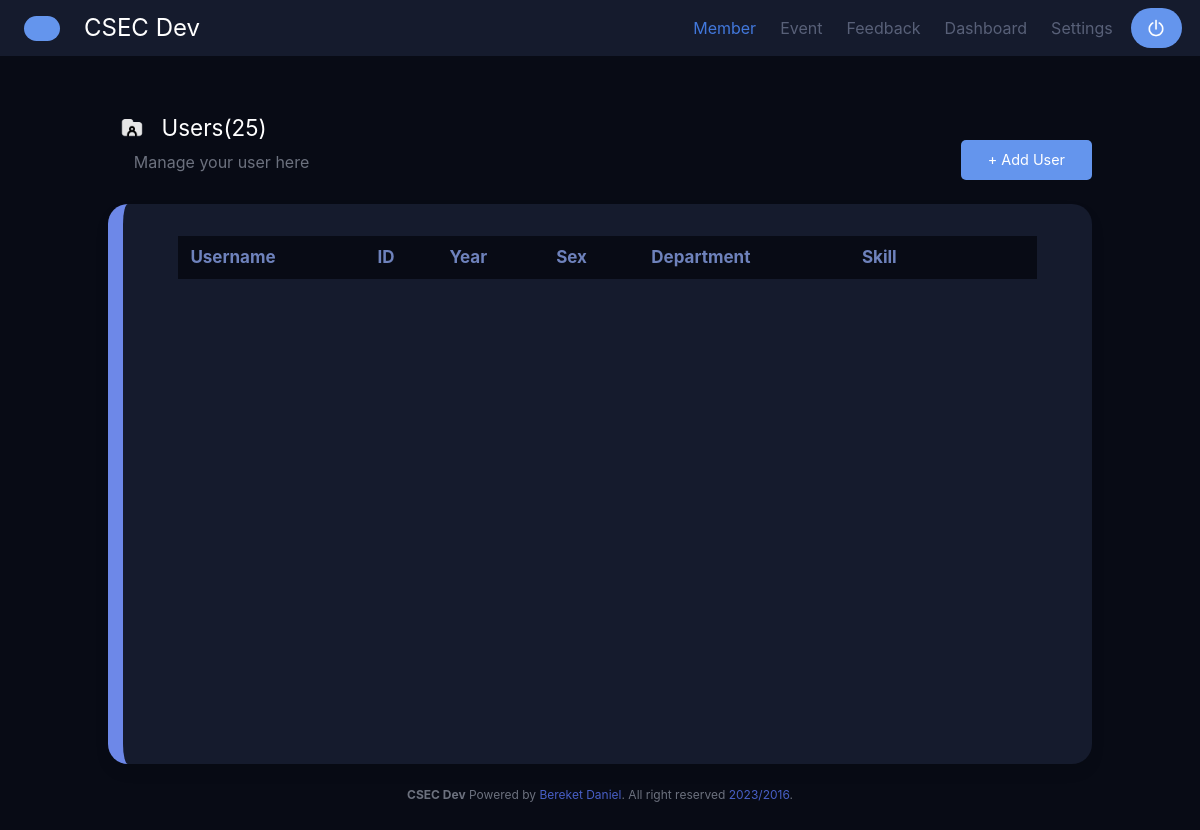
The app's page /member/ (signed in), older data.
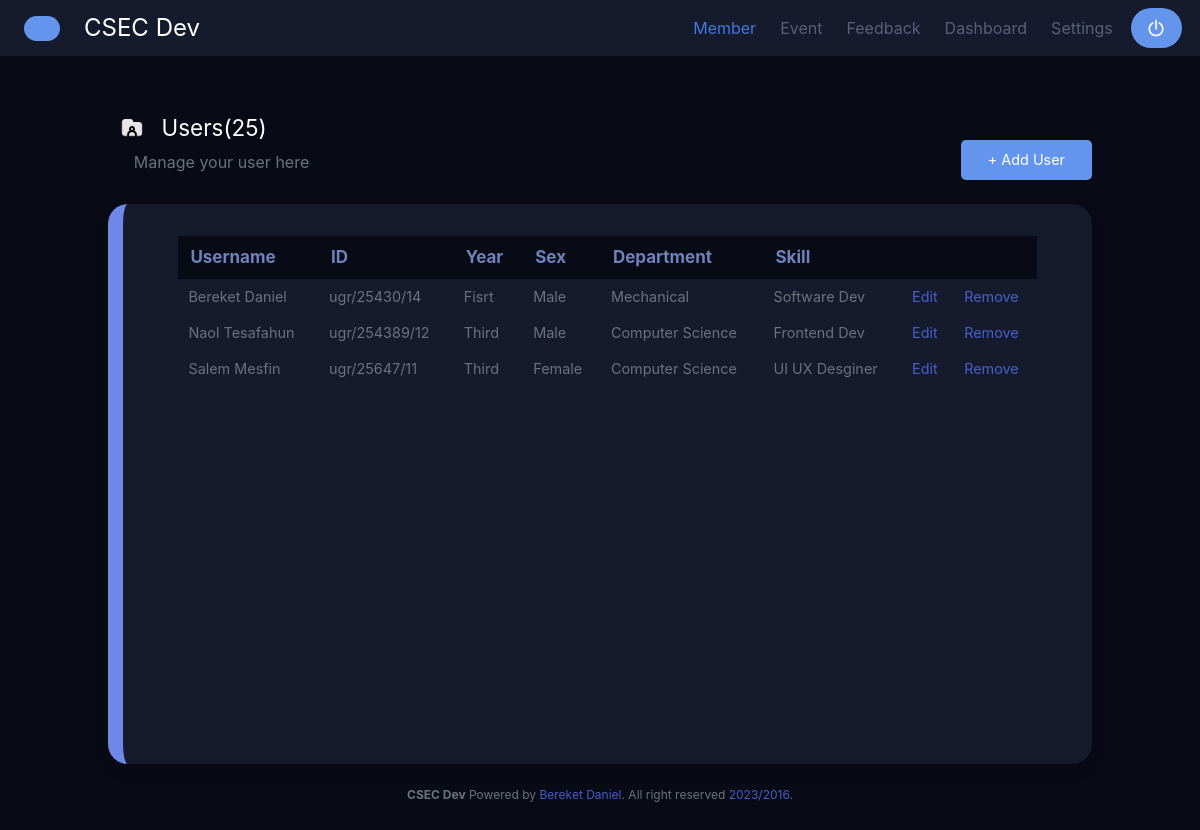
The same page, newer data.
### DevApp/models.py (models this page shows, shortened)
class Member(models.Model):
  fisrtname = models.CharField(max_length=255)
  ugr = models.CharField(max_length=255)
  sex = models.CharField(max_length=255)
  department  = models.CharField(max_length=255)
  year = models.CharField(max_length=255)
  skill = models.CharField(max_length=255)

### DevApp/views.py (the view, shortened to what this page needs)
# urls.py: path('member/', views.member, name = 'member'),
def member(request):
    memberList = Member.objects.all()
    name = request.session.get('name')
    if name:
        return render(request, "member.html" ,{'memberList': memberList})
    else:
        return redirect('login')

### templates/member.html (shortened to what this page needs)
{% extends 'base.html' %}
{% load static %}
{% block content %}
<center>
  <div style="color: white; font-size: 1.4rem; font-weight: semi bold; float: left; " ><span class="icon-text ">
    <span class="icon mt-3">
      <img src="{% static "images/folder.png" %}" >
    </span>
    <span class="column ">Users(25)</span>
  </span>
</div>
  <br>  <br>
  <div class="columns is-flex-direction-row is-justify-content-space-between">
    <div style="color:  #6c717e; font-size: 1rem; font-weight: normal; padding-top: 0.6rem; margin-left: -9.8rem;">Manage your user here</div>
    <div class="buttons">
      <a class="button is-primary js-modal-trigger"  data-target="modal-js-example" style="border-radius: 5px; background-color: cornflowerblue;  ">
        <strong style="font-size: 0.9rem; font-weight:normal; padding-left: 10px; padding-right: 10px;">+ Add User</strong>
      </a>
    </div>
  </div>
  <br>
  <div class="columns box is-centered second-col"  style="background-color: #151B2D; height: 70vh; border-radius: 20px; border-left: #6d88e8 solid 15px; overflow-x: scroll;" >
    <div class="column">
      <table class="table  is-borderless  " style="width: 95%; background-color:  #151B2D ;">
        <thead class="has-text-white" style="border-radius: 10px;">
          <tr  class=" is-rounded" style="background-color: #080B15;">
            <th><abbr style="color: #6e82bc;" >Username</abbr></th>
            <th><abbr   style="color: #6e82bc;">ID</abbr></th>
            <th><abbr   style="color: #6e82bc;">Year</abbr></th>
            <th><abbr   style="color: #6e82bc;">Sex</abbr></th>
            <th><abbr   style="color: #6e82bc;">Department</abbr></th>
            <th><abbr   style="color: #6e82bc;">Skill</abbr></th>
            <th><abbr   style="color: #6e82bc;" ></abbr></th>
            <th><abbr   style="color: #6e82bc;" ></abbr></th>
          </tr>
        </thead>
        <tbody class="tb "  style="font-size: 1rem;" >
          {% for memberLists in memberList %}
          <tr style="color: #6c717e; ">
            <td  style="font-size:0.9rem;">{{ memberLists.fisrtname }} </td>
            <td style="font-size:0.9rem;">{{ memberLists.ugr }} </td>
            <td style="font-size:0.9rem;">{{ memberLists.year }} </td>
            <td style="font-size:0.9rem;">{{ memberLists.sex}} </td>
            <td style="font-size:0.9rem;">{{ memberLists.department }} </td>
            <td style="font-size:0.9rem;">{{ memberLists.skill }} </td>
            <td style="font-size:0.9rem; color: cornflowerblue"><a href="updateMember/{{memberLists.id}}" data-target="modal-js"  class="js-modal">Edit</a></td>
            <td style="font-size:0.9rem; color: cornflowerblue"><a href="deleteMember/{{memberLists.id}}">Remove</a></td>
          </tr>
          {% endfor %}
        </tbody>
      </table>
    </div>
  </div>
</center>
{% endblock %}

### templates/base.html (shortened to what this page needs)
<!DOCTYPE html>
<html>
  <head>
       {% load static %}
     <link rel="stylesheet" href="{% static "css/bulma/css/bulma.css" %}">
  </head>
  <body  style="background-color:#080B15; height: 100vh auto; " >
        <nav class="navbar" role="navigation" aria-label="main navigation" style="background-color:#151B2D; color:white; ">
          <div class="navbar-brand">
            <a class="navbar-item" style="padding-left: 2vw;">
            <div style="padding-left: 3vw; height: 25px; width: 25px; border-radius: 50px; background-color:cornflowerblue;  align-items: center;" id="iconic"></div>
          </a>
            <a class="navbar-item" href="">
              <div style="color: white; font-size: 1.5rem; font-weight: semi bold;">CSEC Dev</div>
            </a>
          </div>
          <div id="navbarBasicExample" class="navbar-menu">
            <div class="navbar-end">
              <div class="navbar-item" style="padding-right: 1.5vw;">
                <a id="member-nav" href="{% url "member" %}" class="navbar-item" style="color:#586078">
                  Member
                </a>
                <a id="event-nav" href="{% url "event" %}" class="navbar-item" style="color:#586078" >
                 Event
                </a>
                <a id="feedback-nav" href="{% url "feedback" %}" class="navbar-item" style="color:#586078" >
                  Feedback
                </a>
                <a id="dashboard-nav"  href="{% url "dashboard" %}" class="navbar-item" style="color:#586078" >
                  Dashboard
                </a>
                <a id="setting-nav"  href="{% url "settings" %}" class="navbar-item" style="color:#586078; padding-right: 1.5vw">
                  Settings
                </a>
                <div class="buttons" >
                  <form method="POST" action="{% url 'logout' %}">
                  <button class="button" type="submit"  style="border-radius: 60px; background-color:cornflowerblue;  color: rgb(255, 255, 255); border:none;">
                    <strong style="font-size: 0.7rem; font-weight:normal;  padding-right: 5px;  padding-left: 5px;">  <div style="color: white; font-size: 1.4rem; font-weight: semi bold; float: left; " ><span class="icon-text is-small">
                      <span class="icon is-small">
                        <img src="{% static "images/logout.png" %}" width="60%">
                      </span>
                    </span>
                  </div></strong>
                  </button>
                </form>
                </div>
              </div>
            </div>
          </div>
        </nav>
    <section class="section is-responsive" id="card">
        <div class="container is-responsive">
            <center>
                {% block content %}
                {% endblock %}
            </center>
            <br>
            <div class="content has-text-centered is-size-7 " style="margin-top: 10px; color: #6c717e;">
              <p>
                <span style="font-weight: bold;">CSEC Dev</span> Powered by <a href="https://jgthms.com">Bereket Daniel</a>. All right reserved
                <a href="http://opensource.org/licenses/mit-license.php">2023/2016</a><a href="http://creativecommons.org/licenses/by-nc-sa/4.0/"></a>.
              </p>
            </div>
        </div>
      </section>
  </body>
</html>

### templates/base.html (style rules this page uses)
#card { animation-name: slideFromTop; animation-duration: 1.5s; animation-timing-function: ease-in-out; animation-fill-mode: forwards; }
#iconic { animation-name: colorChange; animation-duration: 1.2s; animation-timing-function:linear; animation-fill-mode:forwards; animation-iteration-count: infinite; }
.table td { font-size: 17px; border: none }
.table th { font-size: 17px; border: none }

### templates/member.html (style rules this page uses)
#member-nav { color: rgb(66, 120, 220) !important; }

Row changes from the older to the newer data that the page shows:
added Member: fisrtname "Bereket Daniel", ugr "ugr/25430/14", year "Fisrt", sex "Male", department "Mechanical", skill "Software Dev"
added Member: fisrtname "Naol Tesafahun", ugr "ugr/254389/12", year "Third", sex "Male", department "Computer Science", skill "Frontend Dev"
added Member: fisrtname "Salem Mesfin", ugr "ugr/25647/11", year "Third", sex "Female", department "Computer Science", skill "UI UX Desginer"
